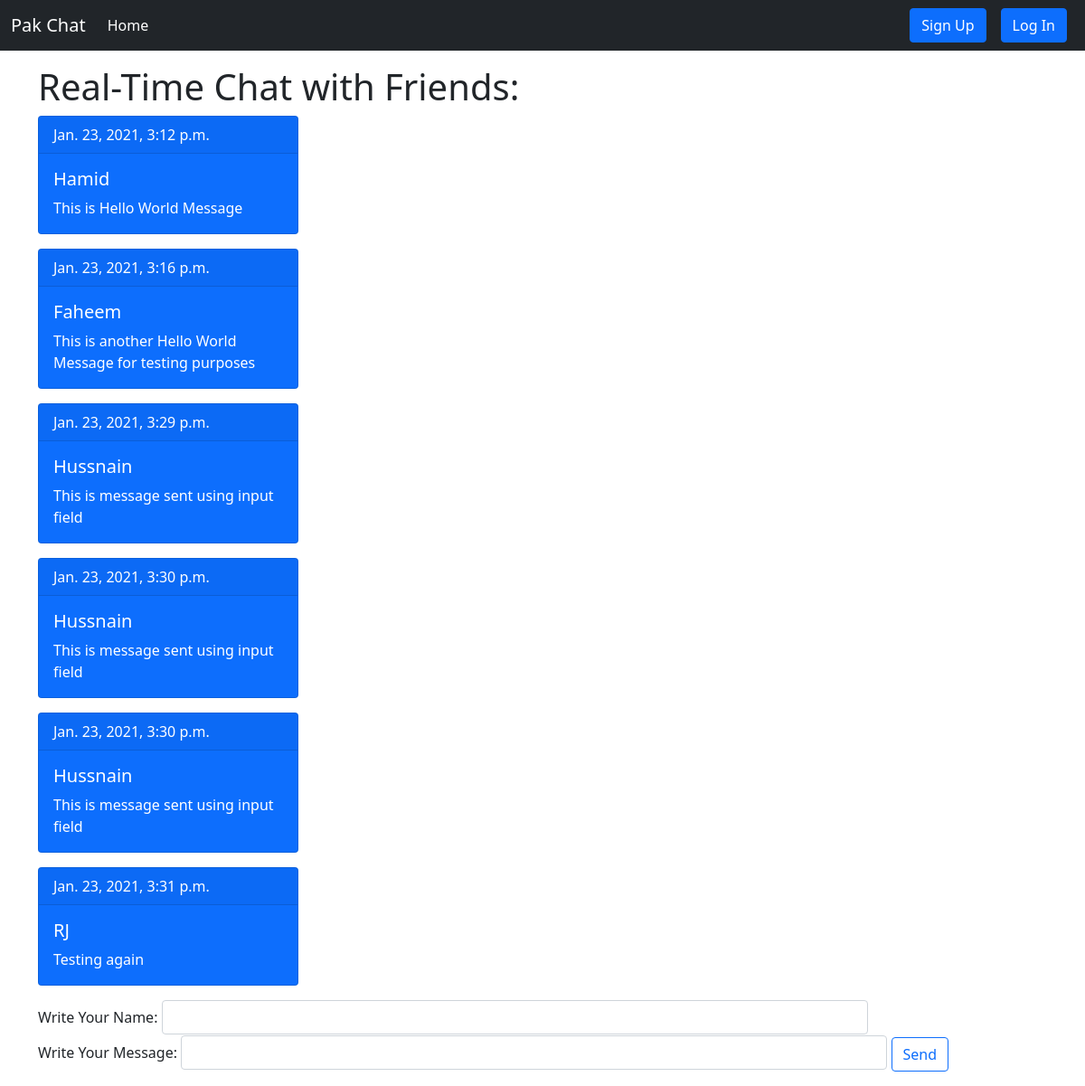
The app's page /messages, older data.
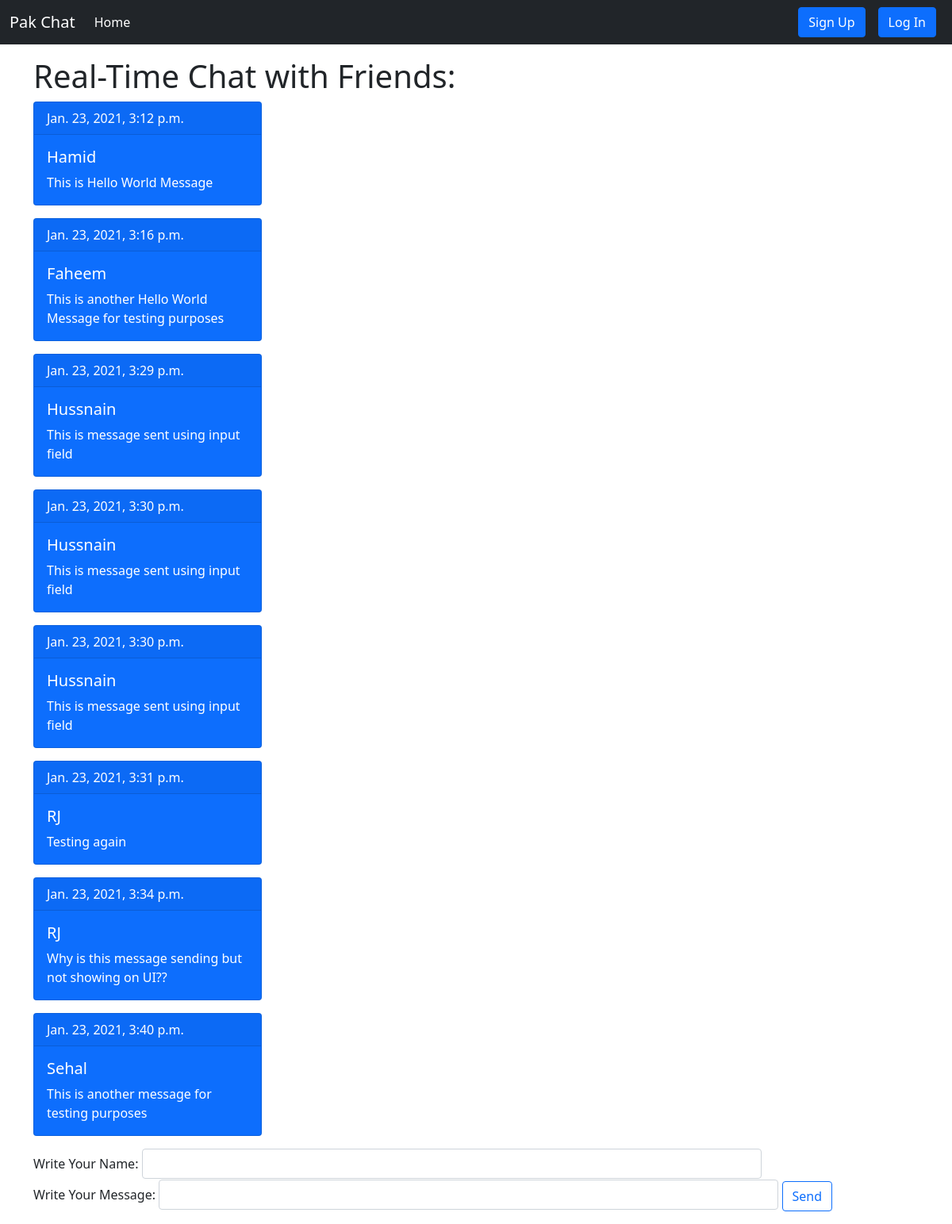
The same page, newer data.
### chat_module/models.py (models this page shows)
class message(models.Model):
	message_id = models.IntegerField(primary_key=True)
	user = models.CharField(max_length=50)
	message = models.CharField(max_length=500)
	timestamp = models.DateTimeField(auto_now_add=True)
	def __str__(self):
		return self.user

### chat_module/views.py (the view)
# urls.py: path("messages", views.messages, name="messages"),
def messages(request):
	if request.method == "POST":
		userMessage = request.POST.get("message")
		user = request.POST.get("user")
		addMessage = message(user=user, message=userMessage)
		addMessage.save()
		return redirect("messages")
	else:
		allMessages = message.objects.all()
		print(allMessages)
		context = {
		'messages': allMessages
		}
		return render(request, "messages.html", context)

### templates/messages.html (shortened to what this page needs)
{% extends "basic.html" %}
{% block body %}
<div class="my-3 container">
	<h1>Real-Time Chat with Friends: </h1>
	{% for message in messages %}
	<div class="card text-white bg-primary mb-3" style="max-width: 18rem;">
  <div class="card-header">{{ message.timestamp }}</div>
  <div class="card-body">
    <h5 class="card-title">{{ message.user }}</h5>
    <p class="card-text">{{ message.message }}</p>
  </div>
</div>
	{% endfor %}
</div>
<section class="my-3 container" id="messageSection">
		<form action="" method="POST">
			<label for="message" class="form-label">Write Your Name:</label>
            <input type="text" name="user" class="form-control" id="user">
            <br>
            <label for="message" class="form-label">Write Your Message:</label>
            <input type="text" name="message" class="form-control" id="message">
            <input type="submit" class="btn btn-outline-primary" value="Send">
        </form>
</section>
{% endblock %}

Row changes from the older to the newer data that the page shows:
added message: timestamp "Jan. 23, 2021, 3:34 p.m.", user "RJ", message "Why is this message sending but not showing on UI??"
added message: timestamp "Jan. 23, 2021, 3:40 p.m.", user "Sehal", message "This is another message for testing purposes"
